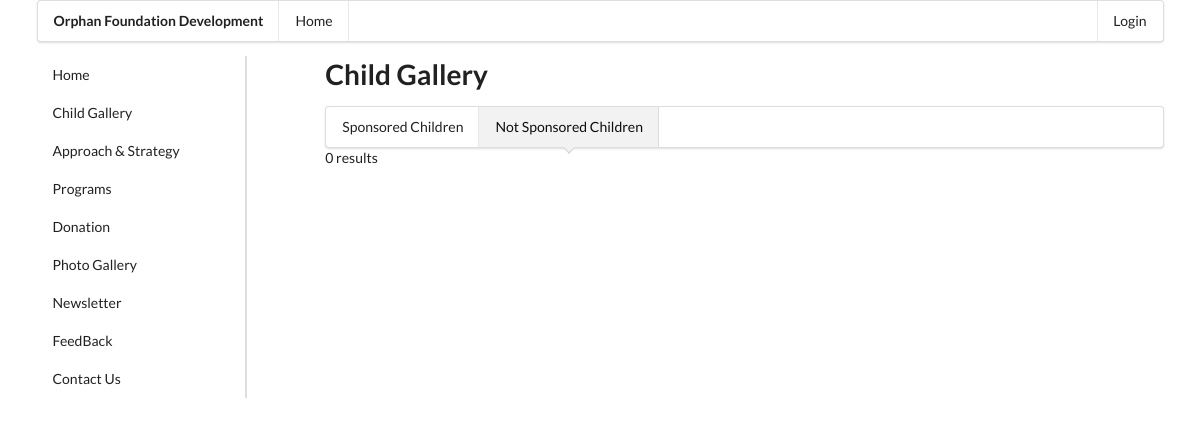
The app's page /child-gallery-unsponsored.php, older data.
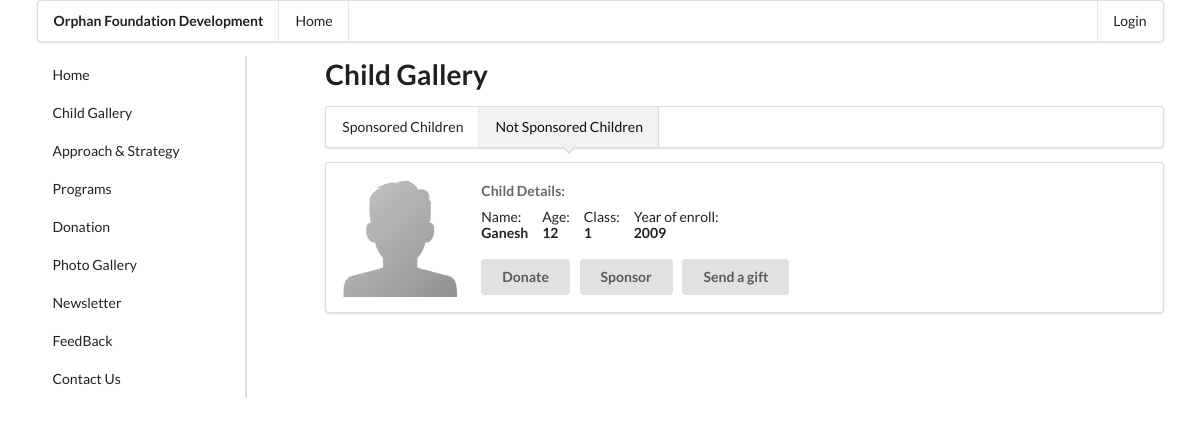
The same page, newer data.
### tables this page shows
CREATE TABLE `children` (
  `cid` int(50) NOT NULL,
  `cname` varchar(30) NOT NULL,
  `cdob` date NOT NULL,
  `cyoe` year(4) NOT NULL,
  `cclass` int(3) NOT NULL,
  `cstory` text NOT NULL,
  `cphoto` text NOT NULL,
  `sponsored` tinyint(1) NOT NULL
);

### child-gallery-unsponsored.php (the view)
<?php include './components/header.php'; ?>
    <div class="ui container">
        <?php include './components/top-menu.php'; ?>
        <div class="ui grid">
            <?php include './components/side-menu.php'; ?>
            <div class="twelve wide column">
                <h1>Child Gallery</h1>
                <div class="ui pointing menu">
                    <a class="item" href="child-gallery-sponsored.php">
                        Sponsored Children
                    </a>
                    <a class="item active" href="child-gallery-unsponsored.php">
                        Not Sponsored Children
                    </a>
                </div>
                <?php
                    $sql = "SELECT cid, cname, cdob, cyoe, cclass FROM children WHERE sponsored=0";
                    $result = $conn->query($sql);
                    if ($result->num_rows > 0) {
                        while($row = $result->fetch_assoc()) {
                            $dob = $row["cdob"];
                            $age = (date('Y') - date('Y',strtotime($dob)));
                ?>
                <div class="ui segment">
                    <div class="ui divided items">
                        <div class="item">
                            <div class="ui image">
                                <img src="img/defaultimg.png" style="width: 120px;">
                            </div>
                            <div class="middle aligned content">
                            <div class="meta">
                                <span><strong>Child Details:</strong></span>
                            </div>
                            <div class="description">
                                <div class="ui horizontal list">
                                    <div class="item">
                                        <div class="content">
                                            <div>Name:</div> <strong><?php echo $row["cname"]; ?></strong>
                                        </div>
                                    </div>
                                    <div class="item">
                                        <div class="content">
                                            <div>Age:</div> <strong><?php echo $age; ?></strong>
                                        </div>
                                    </div>
                                    <div class="item">
                                        <div class="content">
                                        <div>Class:</div> <strong><?php echo $row["cclass"]; ?></strong>
                                        </div>
                                    </div>
                                    <div class="item">
                                        <div class="content">
                                        <div>Year of enroll:</div> <strong><?php echo $row["cyoe"]; ?></strong>
                                        </div>
                                    </div>
                                </div>
                            </div>
                            <div class="extra">
                                <a class="ui right button" href="donation.php">Donate</a>
                                <a class="ui right button" href="sponsor-children.php?cid=<?php echo $row['cid']; ?>">Sponsor</a>
                                <a class="ui right button" href="send-gift.php?cid=<?php echo $row['cid']; ?>">Send a gift</a>
                            </div>
                            </div>
                        </div>
                    </div>
                </div>
                <?php
                        }
                    } else {
                        echo "0 results";
                    }
                ?>
            </div>
            <span class="p-20"></span>
        </div>
    </div>
<?php include './components/footer.php'; ?>

Row changes from the older to the newer data that the page shows:
now on this page (row edited): children: cname "Ganesh", cdob "12", cclass "1", cyoe "2009"
Text that changed along with them:
text no longer shown: "0 results"
